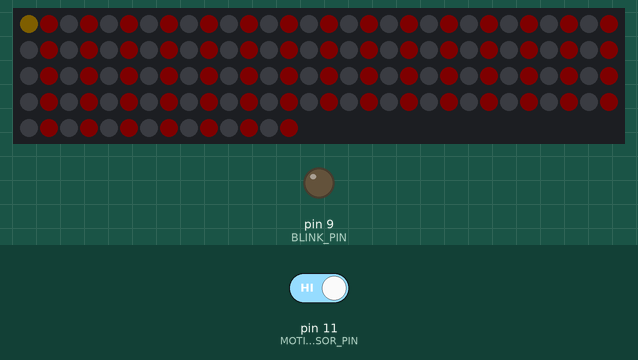
Recording of a program running on a simulated Arduino Nano, built with avr-gcc and run on an emulated ATmega328P. Shown: 134 RGB LEDs in strip order, left to right, continuing on the next row, output pins drawn as LEDs (lit = HIGH). The inputs (shaded band) are chosen by the test bench; at power-on: pin 11 (MOTION_SENSOR_PIN) LOW. Dim RGB values are drawn brighter than linear.

1.3 s: pin 11 (MOTION_SENSOR_PIN) driven HIGH
Above: at 2.1 s.
3.1 s: pin 11 (MOTION_SENSOR_PIN) driven LOW
Timing chart, 0 to 6.1 s (numbered marks = the images above; inputs shaded):
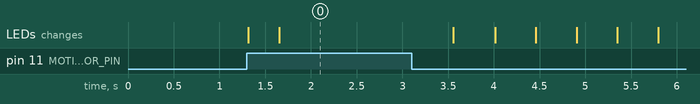

The program:

main.cpp
```cpp
#include "Arduino.h"
#include "NeoPixelBus.h"

#define PIXEL_COUNT 134
#define PIXEL_PIN 5
#define BLINK_PIN 9
#define STEP_PIN 2
#define MOTION_SENSOR_PIN 11

#define MOTION_DECAY_TIME 60000

RgbColor red( 4, 0, 0 );
RgbColor darkRed( 0, 0, 0);
RgbColor green( 0, 3, 0 );
RgbColor darkGreen( 0, 0, 0);
RgbColor yellow( 4, 3, 0);

unsigned long lastMotionDetected = 0;
char toiletInUse = 0;
NeoPixelBus<NeoGrbFeature, Neo800KbpsMethod> pixels( PIXEL_COUNT, PIXEL_PIN );

void setup() {
    pixels.Begin();
    pixels.Show();
    pinMode( MOTION_SENSOR_PIN, INPUT );
    pinMode( BLINK_PIN, OUTPUT );
    pinMode( STEP_PIN, OUTPUT );
}

void setToiletInUse() {
    for ( uint8_t i = 0; i < PIXEL_COUNT + 1; ++i ) {
        pixels.SetPixelColor( i, ( i % 2 == 1 ) ? red : darkGreen );
    }
    pixels.Show();
    toiletInUse = 1;
}

void step( float fraction ) {
    pixels.SetPixelColor( (int) ( fraction * (float) PIXEL_COUNT ) , yellow );
    pixels.Show();
}

void setToiletNotInUse() {

    for ( uint8_t i = 0; i < PIXEL_COUNT + 1; ++i ) {
        pixels.SetPixelColor( PIXEL_COUNT - i, ( i % 2 == 0 ) ? green : darkRed );
        pixels.Show();
        delay( 10 );
    }

    toiletInUse = 0;
}

void loop() {
    char motionDetection = digitalRead( MOTION_SENSOR_PIN );
    unsigned long currentTime = millis();

    if ( motionDetection ) {
        lastMotionDetected = currentTime;
        setToiletInUse();
    }

    delay( 10 );
    if ( toiletInUse ) {
        step( (float) ( currentTime - lastMotionDetected ) / (float) MOTION_DECAY_TIME );
    }

    if ( currentTime > lastMotionDetected + MOTION_DECAY_TIME ) {
        setToiletNotInUse();
    }
}
```

Measured:
- after the input at 1.3 s, the LEDs: first change at once (image 0 shows a later state)
